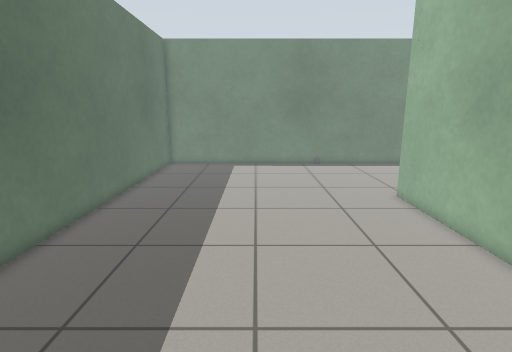
View 1 (above)

16 first-person views from a walk through a world built for the Gazebo simulator. The camera is 1.1 m above the floor, tilts 12° down and sees 80° across. The floor is counted in squares, 0.25 m on a side. Each view is taken from the middle of a square. On the plan, view 1 faces up. The plan holds only what a view shows up to about 20 squares ahead; the rest is blank. Simple patterns stand in for the simulator's built-in surfaces. Some stock models are drawn as simple stand-ins. Surface patterns are stand-ins for the level's own textures.

View 2
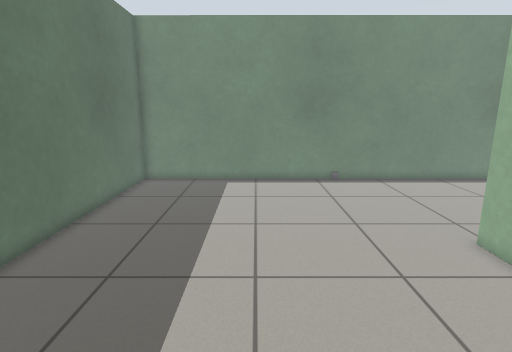

View 3
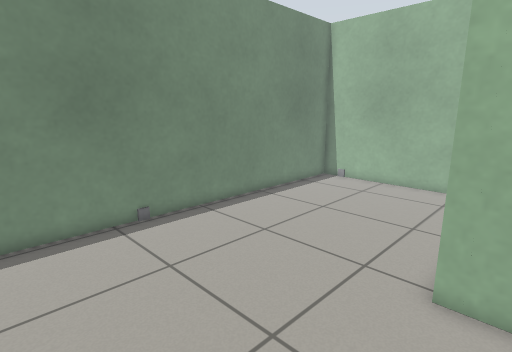

View 4
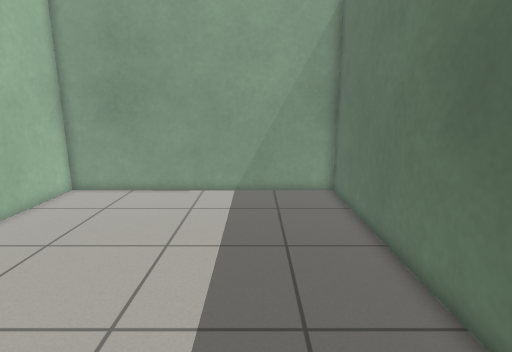

View 5
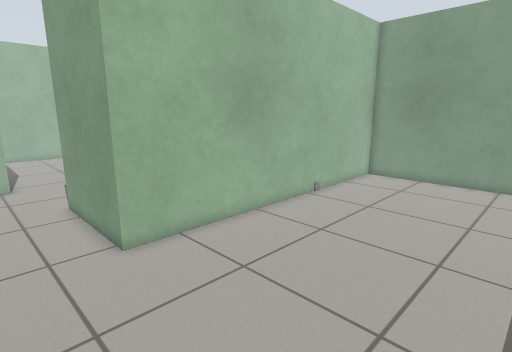

View 6
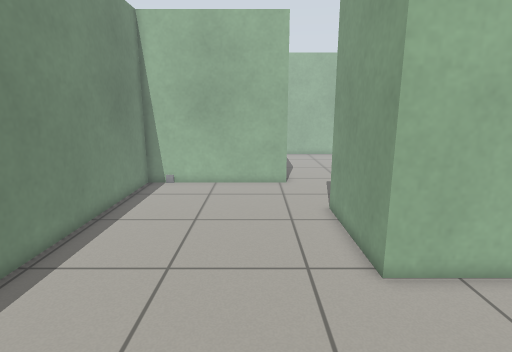

View 7
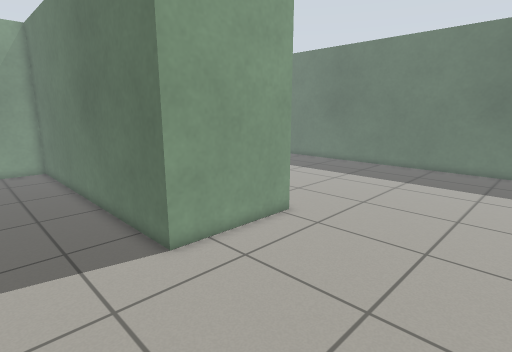

View 8
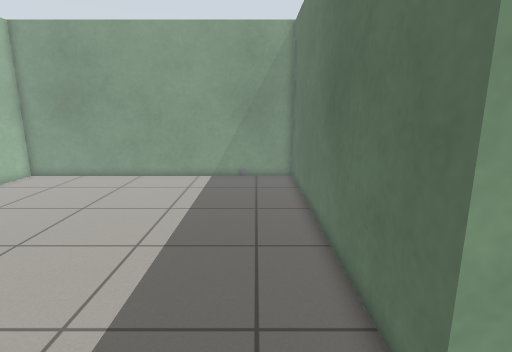

View 9
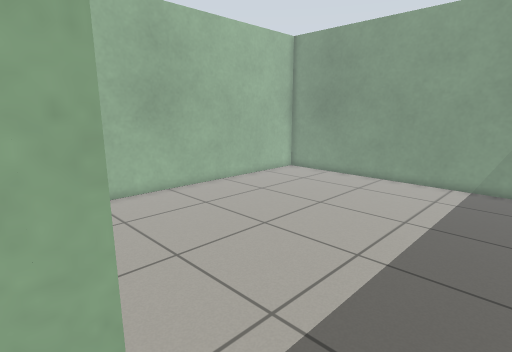

View 10
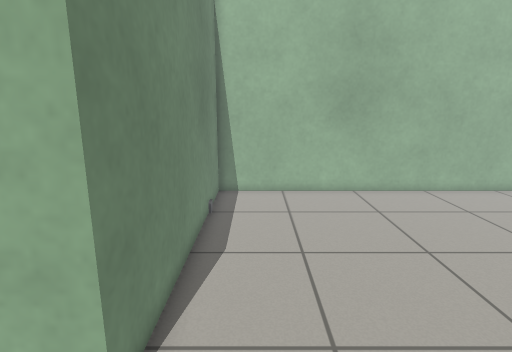

View 11
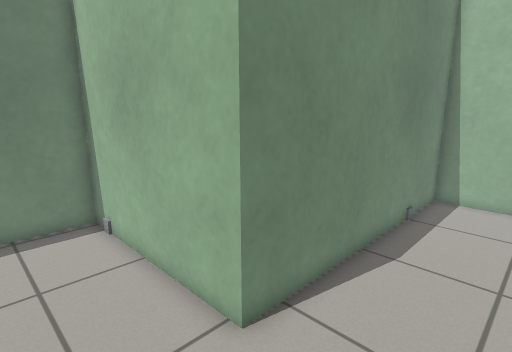

View 12
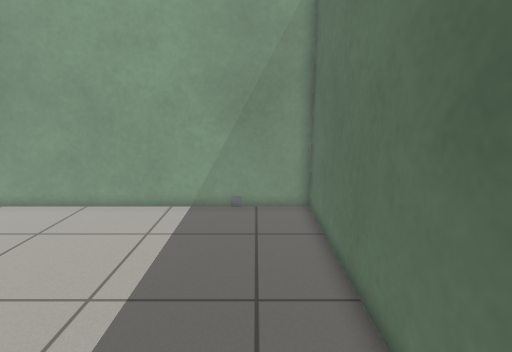

View 13
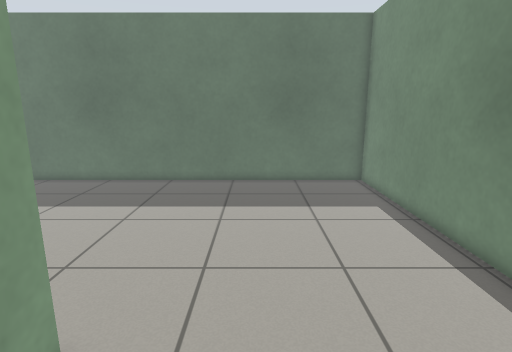

View 14
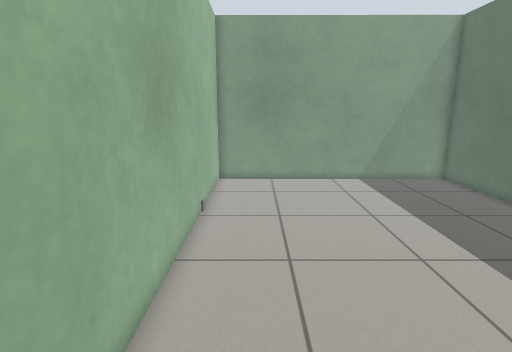

View 15
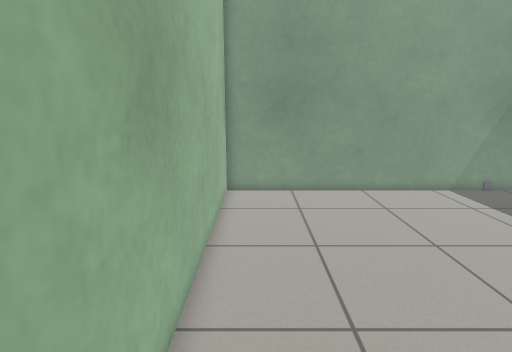

View 16
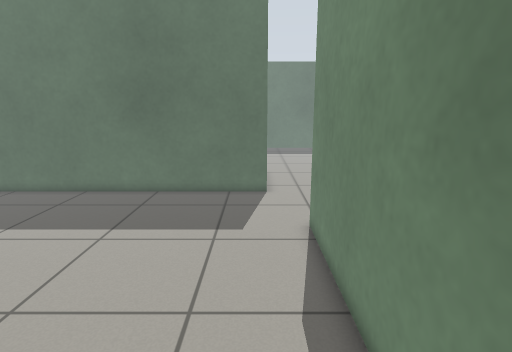

### Floor plan
Points are (right, up) in squares from view 1. A wall is a line through its corners. A room is listed if a view was taken in it or the views show most of it. See-through windows are left out.
Room 1 (views 1, 2, 3, 4, 5, 6, 7, 8, 9, 13, 14)
walls: (18.7, 17.1) (18.7, 25.8) (-7.4, 25.8) (-7.4, -1.8) (7.4, -1.8) (7.4, 15.6) (13.5, 15.6)
ways out: opening at (16, 17) to room 2
objects: other object (7, 5); other object (19, 24)
Room 2 (views 10, 11, 12, 15, 16)
walls: (13.5, 15.6) (13.5, -1.8) (31.6, -1.8) (31.6, 17.1) (18.7, 17.1)
ways out: opening at (16, 17) to room 1

Where each view was taken, in squares from view 1:
view 1: 0 up, 0 right, facing up
view 2: 6 up, 0 right, facing up
view 3: 14 up, 0 right, facing up-right
view 4: 15 up, 3 left, facing down
view 5: 19 up, 2 left, facing down-right
view 6: 19 up, 0 right, facing right
view 7: 24 up, 18 right, facing down-left
view 8: 19 up, 16 right, facing down
view 9: 18 up, 16 right, facing down-right
view 10: 15 up, 15 right, facing right
view 11: 13 up, 15 right, facing up-right
view 12: 12 up, 16 right, facing down
view 13: 19 up, 12 right, facing left
view 14: 18 up, 5 right, facing down
view 15: 15 up, 30 right, facing down
view 16: 15 up, 30 right, facing left
